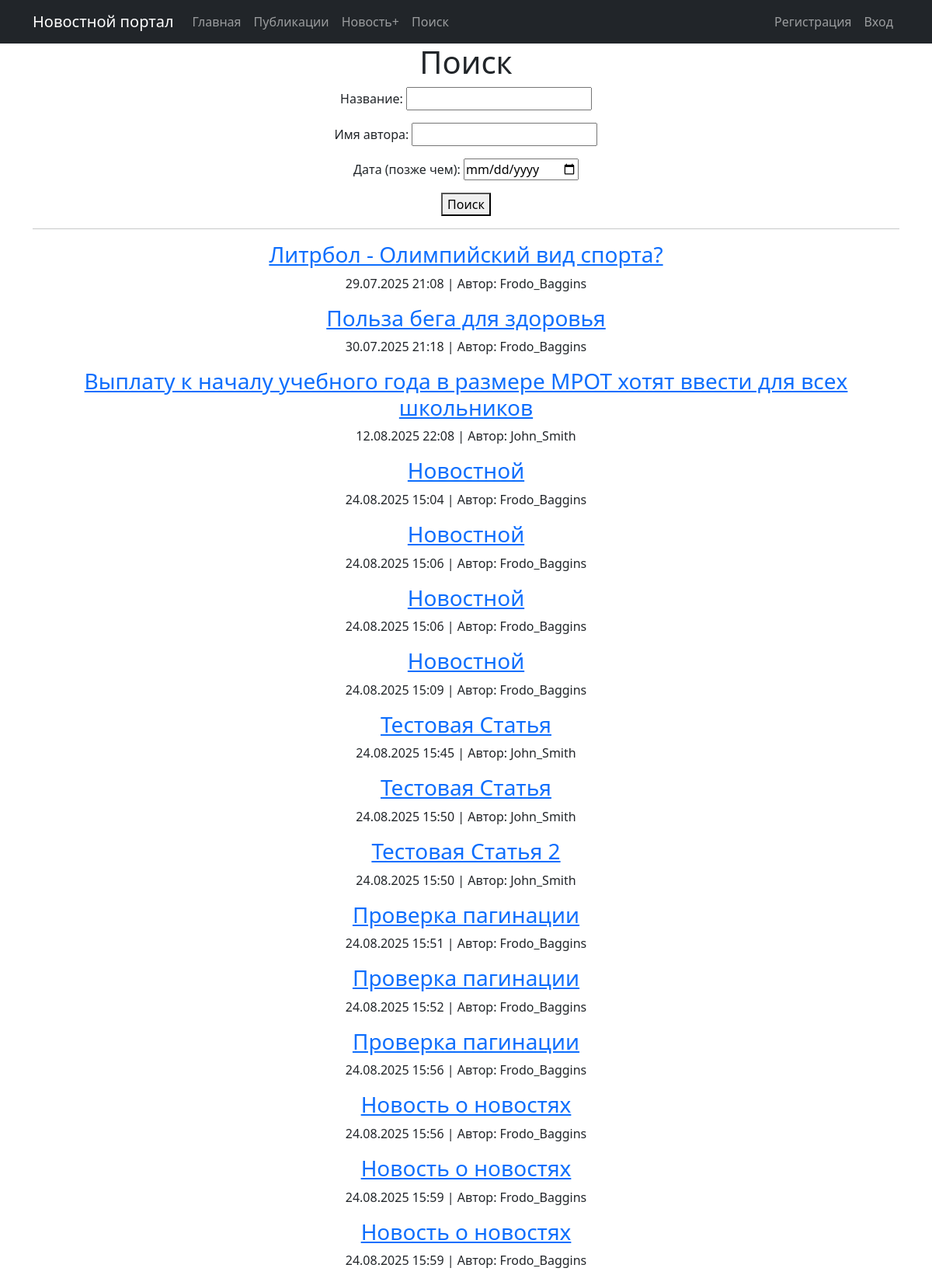
/post/search/, run on an earlier commit of the app's database.
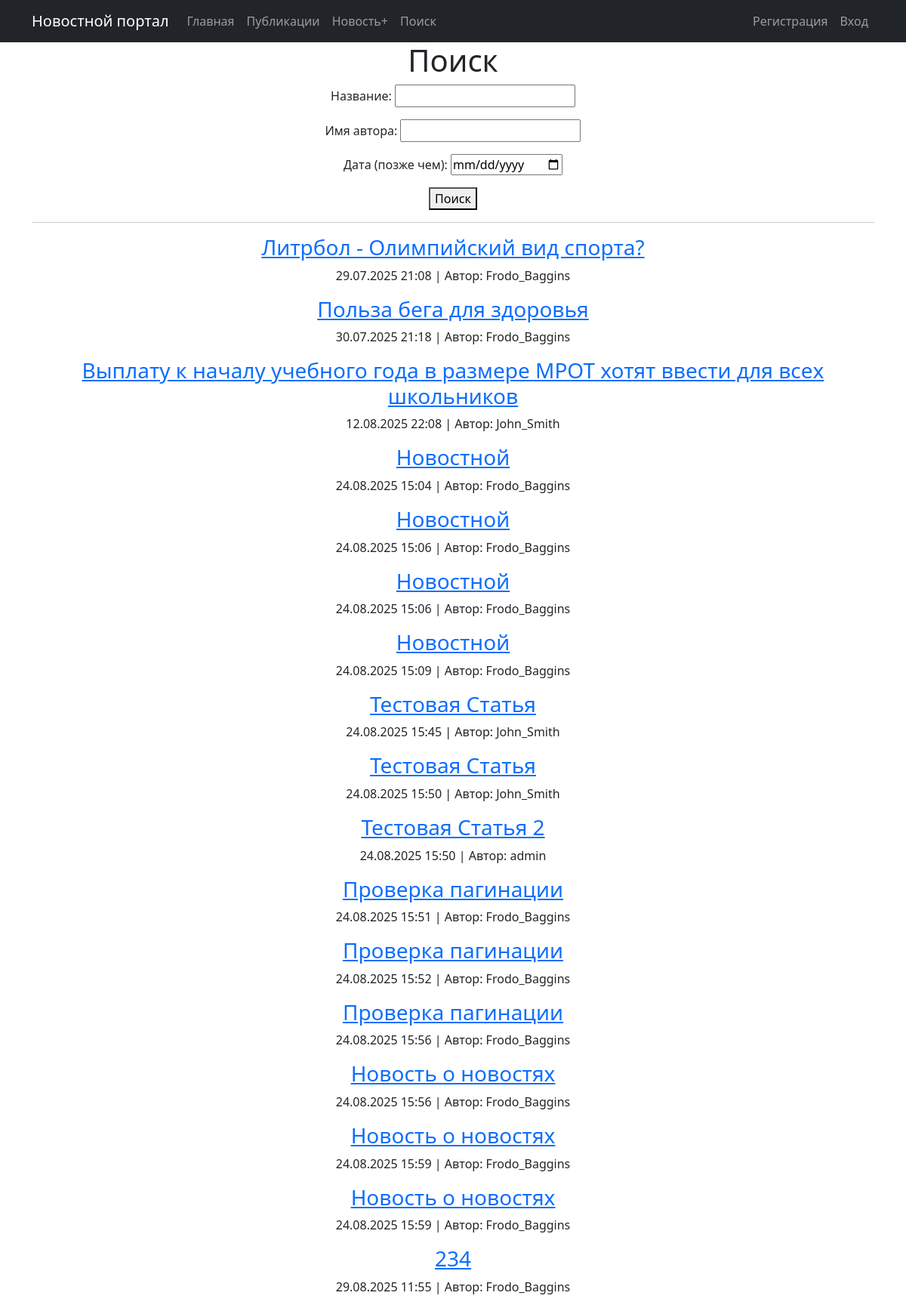
And on a later commit of the database.
### news/models.py (models this page shows, shortened)
class Post(models.Model):
    NEWS = 'NW'
    ARTICLE = 'AR'
    POST_TYPE_CHOICES = [(NEWS, 'Новость'),(ARTICLE, 'Статья')]
    author = models.ForeignKey(Author, on_delete=models.CASCADE, related_name="posts")
    created_at = models.DateTimeField(auto_now_add=True)
    categories = models.ManyToManyField("Category", through='PostCategory')
    title = models.CharField(max_length=255)
    post_type = models.CharField(max_length=2, choices=POST_TYPE_CHOICES)
    content = models.TextField()
    rating = models.IntegerField(default= 0)

class Author(models.Model):
    user = models.OneToOneField(User, on_delete=models.CASCADE)
    rating = models.IntegerField(default=0)
    def __str__(self):
        return self.user.username

### news/views.py (the view)
# urls.py: path('search/',views.news_search, name='news_search'),
def news_search(request):
    queryset = Post.objects.all()
    filterset= PostsFilter(request.GET, queryset=queryset)
    return render(request, 'news_search.html', {'filterset': filterset,})

### templates/news_search.html
{% extends 'flatpages/default.html' %}
{% block content %}
<h1>Поиск</h1>
<form method="get">
    {{ filterset.form.as_p }}
    <button type="submit">Поиск</button>
</form>
<hr>
{% for post in filterset.qs %}
    <div>
        <h3><a href="{% url 'news_detail' post.pk %}">{{ post.title }}</a></h3>
        <p>{{ post.created_at|date:"d.m.Y H:i" }} | Автор: {{ post.author }}</p>
    </div>
{% empty %}
    <p>Новости не найдены.</p>
{% endfor %}
{% endblock content %}

What changed in the data, as far as the page shows it:
changed Post "Тестовая Статья 2": author "John_Smith" → "admin"
added Post: title "234", created_at "29.08.2025 11:55", author "Frodo_Baggins"
